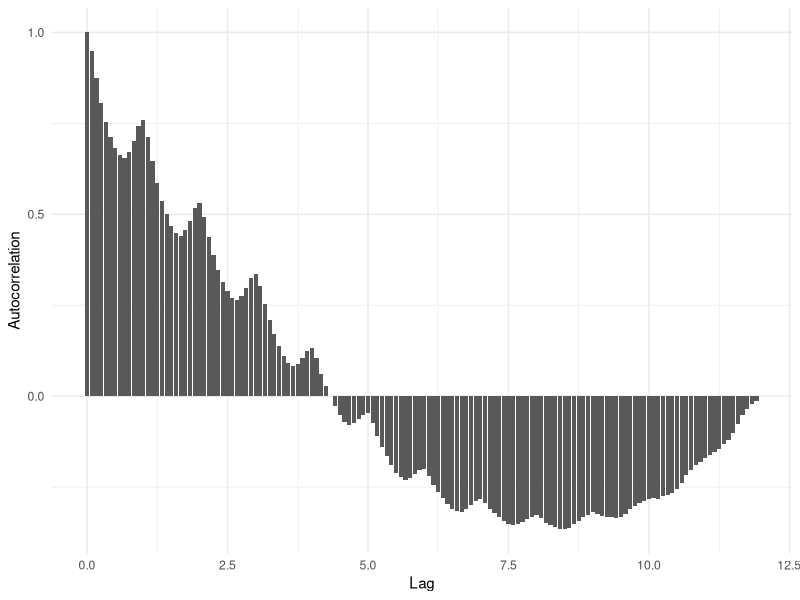

Write the R code that produced this figure.
## ---- chunk 1
#| eval: true
#| echo: false
#| warning: false
#| fig-cap: Autocorrelation function of the `AirPassengers` data set.
# Packages
library(ggplot2)

# Data
data <- datasets::AirPassengers |>
  acf(plot = FALSE, lag.max = 144) |>
  with(expr = data.frame(lag, acf))

# Plot
ggplot2::ggplot(data = data, aes(x = lag, y = acf)) +
  ggplot2::geom_bar(stat = "identity", position = "identity") +
  ggplot2::theme_minimal() +
  ggplot2::xlab(label = "Lag") +
  ggplot2::ylab(label = "Autocorrelation")
